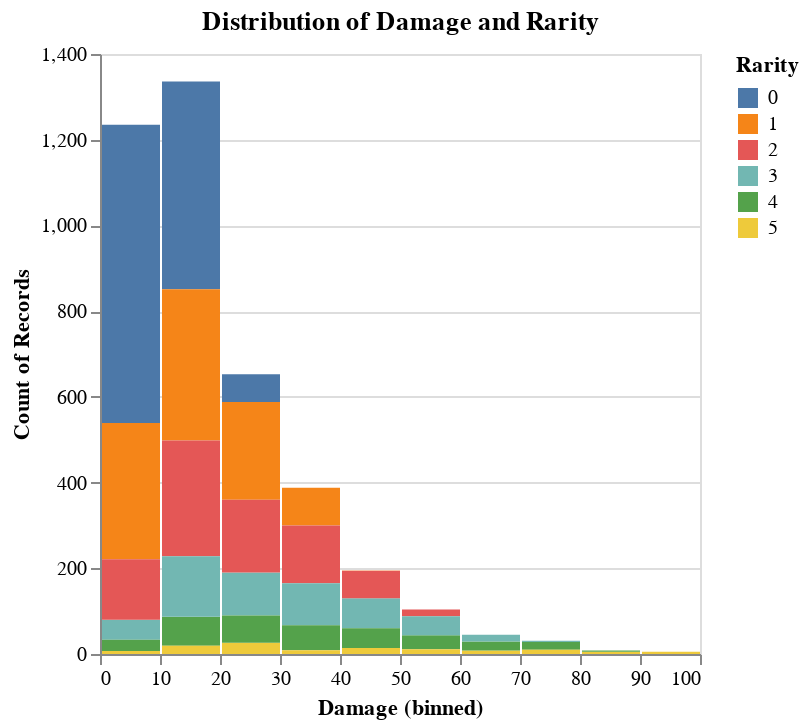

Notebook code for this chart:
### Code cell
chart = alt.Chart(data).mark_bar().encode(
    x=alt.X('Damage:Q', bin=True),
    y='count()',
    color='Rarity:N'
).properties(
    title='Distribution of Damage and Rarity'
)

chart.show()

### Figure 1 — Vega-Lite specification as saved in the notebook (floating-point values rounded to 4 significant figures; data arrays with more than 128 entries replaced by an {"elided": "..."} marker saying what was removed)
{"config": {"view": {"continuousWidth": 300, "continuousHeight": 300}}, "data": {"name": "data-62d49dfffe09a9cba7f92e312dc63f1a"}, "mark": {"type": "bar"}, "encoding": {"color": {"field": "Rarity", "type": "nominal"}, "x": {"bin": true, "field": "Damage", "type": "quantitative"}, "y": {"aggregate": "count", "type": "quantitative"}}, "title": "Distribution of Damage and Rarity", "$schema": "https://vega.github.io/schema/vega-lite/v5.17.0.json", "datasets": {"data-62d49dfffe09a9cba7f92e312dc63f1a": {"elided": "4000 records"}}}
